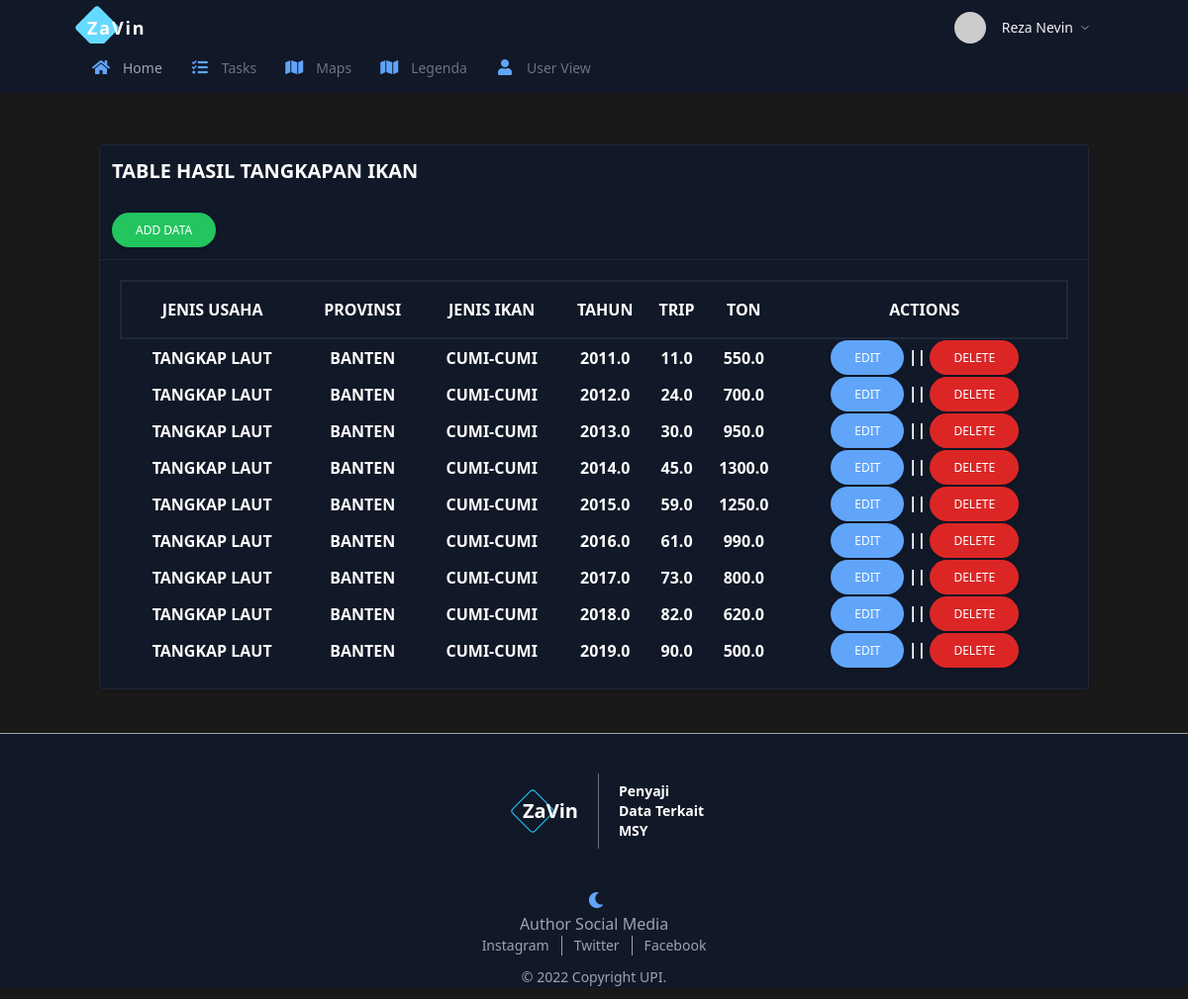
The app's page /task/ (signed in) with its own data.
### MSY/models.py (models this page shows, shortened)
class dataikan(models.Model):
    jenis_usaha    = models.CharField(max_length=50)
    provinsi       = models.CharField(max_length=50)
    jenis_ikan     = models.CharField(max_length=50)
    tahun          = models.FloatField(null=True)
    trip           = models.FloatField(null=True)#trip adalah ton
    ton            = models.FloatField(null=True)#dan ton adalah trip

### MSY/views.py (the view)
# urls.py: path("task/", task, name='task'),
@login_required(login_url=settings.LOGIN_URL)
def task (request):
    datamsy = dataikan.objects.all()
    context ={
        "title"   : "Ini halaman Homepage",
        "heading" : "Ini halaman Hompe Page",
        "datamsy" : datamsy,
    }
    return render (request,"admin/task.html", context)

### templates/admin/task.html (shortened to what this page needs)
{% extends 'admin.html' %}
{% load static %}
{% block content%}
<div class="container mt-10 w-full mx-auto pb-8">
    <div class="w-full p-3">
        <div class="bg-gray-900 border border-gray-800 rounded shadow">
            <div class="border-b border-gray-800 p-3">
                <h5 class="font-bold uppercase text-white text-xl">TABLE HASIL TANGKAPAN IKAN <br><br> <a href="{% url 'add_data'%}" class="inline-block px-6 py-2.5 bg-green-500 text-white font-medium text-xs leading-tight uppercase rounded-full shadow-md hover:bg-green-600 hover:shadow-lg focus:bg-green-600 focus:shadow-lg focus:outline-none focus:ring-0 active:bg-green-700 active:shadow-lg transition duration-150 ease-in-out">Add Data</a></h5>
            </div>
            <div class="p-5">
                <table class="font-bold uppercase text-white text-center w-full p-5 text-white ">
                    <thead class="border  border-2 border-gray-800 ">
                        <tr class="[&>*]:py-4">
                            <th data-aos="fade-right"   class=" ">Jenis Usaha</th>
                            <th data-aos="fade-up"   class=" ">Provinsi</th>
                            <th data-aos="fade-left" class=" ">Jenis Ikan</th>
                            <th data-aos="fade-down" class=" ">Tahun</th>
                            <th data-aos="fade-right"class=" ">Trip</th>
                            <th data-aos="fade-down" class=" ">Ton</th>
                            <th data-aos="fade-left" class=" ">actions</th>
                        </tr>
                    </thead>
                    <tbody class="">
                    {% for obj in datamsy %}
                        <tr class="">
                            <td data-aos="fade-up"   class=" " >{{obj.jenis_usaha}}</td>
                            <td data-aos="fade-down" class=" " >{{obj.provinsi}}</td>
                            <td data-aos="fade-right"class=" " >{{obj.jenis_ikan}}</td>
                            <td data-aos="fade-left" class=" " >{{obj.tahun}}</td>
                            <td data-aos="fade-up"   class=" " >{{obj.trip}}</td>
                            <td data-aos="fade-down" class=" " >{{obj.ton}}</td>
                            <td data-aos="fade-right"class=" ">
                                <a href="{% url 'up_data' obj.pk %}" class="inline-block px-6 py-2.5 bg-blue-400  font-medium text-xs leading-tight uppercase rounded-full shadow-md hover:bg-blue-500 hover:shadow-lg focus:bg-blue-500 focus:shadow-lg focus:outline-none focus:ring-0 active:bg-blue-600 active:shadow-lg transition duration-150 ease-in-out">Edit</a> ||
                                <a href="#" class="inline-block px-6 py-2.5 bg-red-600  font-medium text-xs leading-tight uppercase rounded-full shadow-md hover:bg-red-700 hover:shadow-lg focus:bg-red-700 focus:shadow-lg focus:outline-none focus:ring-0 active:bg-red-800 active:shadow-lg transition duration-150 ease-in-out" onclick="hapus_data('{{obj.pk}}', '{{obj.jenis_usaha}}', '{{obj.provinsi}}', '{{obj.jenis_ikan}}')">Delete</a>
                            </td>
                        </tr>
                    {% endfor %}
                        </tbody>
                </table>
            </div>
        </div>
    </div>
</div>
{% endblock %}

### MSY/templates/admin.html (shortened to what this page needs)
{% load static %}
<!DOCTYPE html>
<html lang="en">
<head>
    <link rel="stylesheet" href="https://use.fontawesome.com/releases/v5.3.1/css/all.css"
>
    <link rel="stylesheet" href="https://unpkg.com/tailwindcss@2.2.19/dist/tailwind.min.css" />
    <script src="https://cdn.tailwindcss.com"></script>
    <link rel="stylesheet" href="https://unpkg.com/aos@next/dist/aos.css" />
    <link rel="stylesheet" href="https://unpkg.com/leaflet@1.9.3/dist/leaflet.css"
 />
    <link rel="stylesheet" href="https://unpkg.com/leaflet@1.7.1/dist/leaflet.css"
 />
    <link rel="stylesheet" href="{% static 'css/stylemap.css' %}">
    <link rel="stylesheet" href="{% static 'css/button.css' %}">
</head>
<body class="bg-black-alt font-sans leading-normal tracking-normal">
    <nav id="header" class="bg-gray-900  w-full z-10 shadow">
        <div class="w-full container mx-auto flex flex-wrap items-center mt-0 pt-3 pb-3 md:pb-0">
            <div data-aos="fade-down" class="relative w-1/2 pl-2 md:pl-0">
                <a href="{% url 'user'%}"
                    class="text-lg relative z-50  font-bold tracking-widest text-white rounded-lg focus:outline-none focus:shadow-outline">ZaVin</a>
            </div>
            <div class="w-1/2 pr-0">
                <div class="flex relative inline-block float-right">
                    <div data-aos="fade-right" data-aos-once="true" class=" relative text-sm text-gray-100">
                        <button id="userButton" class="flex items-center focus:outline-none mr-3">
                            <img class="w-8 h-8 rounded-full mr-4" src="http://i.pravatar.cc/300" alt="Avatar of User">
                            <span class="hidden md:inline-block text-gray-100">Reza Nevin</span>
                        </button>
                    </div>
                </div>
            </div>
            <div class="w-full flex-grow lg:flex lg:items-center lg:w-auto hidden lg:block mt-2 lg:mt-0 bg-gray-900 z-20"
                id="nav-content">
                <ul class="list-reset lg:flex flex-1 items-center px-4 md:px-0">
                    <li data-aos="fade-right" data-aos-once="true" class="mr-6 my-2 md:my-0">
                        <a href="{% url 'adm'%}"
                            class="block py-1 md:py-3 pl-1 align-middle text-gray-400 no-underline hover:text-gray-100 border-b-2 border-gray-900 hover:border-blue-400">
                            <i class="fas fa-home fa-fw mr-3 text-blue-400"></i><span
                                class="pb-1 md:pb-0 text-sm">Home</span>
                        </a>
                    </li>
                    <li data-aos="fade-down" data-aos-once="true" class="mr-6 my-2 md:my-0">
                        <a href="{% url 'task'%}"
                            class="block py-1 md:py-3 pl-1 align-middle text-gray-500 no-underline hover:text-gray-100 border-b-2 border-gray-900  hover:border-pink-400">
                            <i class="fas fa-tasks fa-fw mr-3 text-blue-400"></i><span class="pb-1 md:pb-0 text-sm">Tasks</span>
                        </a>
                    </li>
                    <li data-aos="fade-left" data-aos-once="true" class="mr-6 my-2 md:my-0">
                        <a href="{% url 'upload_json'%}"
                            class="block py-1 md:py-3 pl-1 align-middle text-gray-500 no-underline hover:text-gray-100 border-b-2 border-gray-900  hover:border-green-400">
                            <i class="fas fa-map fa-fw mr-3 text-blue-400"></i><span
                                class="pb-1 md:pb-0 text-sm">Maps</span>
                        </a>
                    </li>
                    <li data-aos="fade-left" data-aos-once="true" class="mr-6 my-2 md:my-0">
                        <a href="{% url 'upload_legenda'%}"
                            class="block py-1 md:py-3 pl-1 align-middle text-gray-500 no-underline hover:text-gray-100 border-b-2 border-gray-900  hover:border-green-400">
                            <i class="fas fa-map fa-fw mr-3 text-blue-400"></i><span
                                class="pb-1 md:pb-0 text-sm">Legenda</span>
                        </a>
                    </li>
                    <li data-aos="fade-right" data-aos-once="true" class="mr-6 my-2 md:my-0">
                        <a href="{% url 'user' %}"
                            class="block py-1 md:py-3 pl-1 align-middle text-gray-500 no-underline hover:text-gray-100 border-b-2 border-gray-900  hover:border-red-400">
                            <i class="fa fa-user fa-fw mr-3 text-blue-400"></i><span class="pb-1 md:pb-0 text-sm">User View</span>
                        </a>
                    </li>
                </ul>
            </div>
        </div>
    </nav>
    {% block content%}
    {% endblock %}
    <footer class=" bg-gray-900 border-t border-gray-400 shadow">
        <div class="max-w-lg mx-auto">
            <div class="flex py-10 justify-center text-white items-center px-20 sm:px-36">
                <div class="ml-10 relative">
                    <h1 class="font-bold text-xl pr-5 relative z-50">ZaVin</h1>
                </div>
                <span class="border-l border-gray-500 text-sm pl-5 py-2 font-semibold">Penyaji Data Terkait MSY</span>
            </div>
            <center>
                <i class="ml-4 fas fa-moon text-blue-400 pr-3"></i>
                <p class="text-gray-400">Author Social Media</p>
            </center>
            <div class="flex items-center text-gray-400 text-sm justify-center">
                <a href="https://www.instagram.com/reza_fahrizal_barkah/" class="pr-3">Instagram</a>
                <a href="https://www.twitter.com/nevin_adr" class="border-l border-gray-400 px-3">Twitter</a>
                <a href="https://www.facebook.com/nevin.adel.1/" class="border-l border-gray-400 pl-3">Facebook</a>
            </div>
            <div class="text-center text-white">
                <p class="my-3 text-gray-400 text-sm">&copy; 2022 Copyright UPI. </p>
            </div>
        </div>
    </footer>
</body>
</html>

### MSY/templates/admin.html (style rules this page uses)
.bg-black-alt { background: #191919; }

### records on screen
dataikan: jenis_usaha "TANGKAP LAUT", provinsi "BANTEN", jenis_ikan "CUMI-CUMI", tahun "2011.0", trip "11.0", ton "550.0"
dataikan: jenis_usaha "TANGKAP LAUT", provinsi "BANTEN", jenis_ikan "CUMI-CUMI", tahun "2012.0", trip "24.0", ton "700.0"
dataikan: jenis_usaha "TANGKAP LAUT", provinsi "BANTEN", jenis_ikan "CUMI-CUMI", tahun "2013.0", trip "30.0", ton "950.0"
dataikan: jenis_usaha "TANGKAP LAUT", provinsi "BANTEN", jenis_ikan "CUMI-CUMI", tahun "2014.0", trip "45.0", ton "1300.0"
dataikan: jenis_usaha "TANGKAP LAUT", provinsi "BANTEN", jenis_ikan "CUMI-CUMI", tahun "2015.0", trip "59.0", ton "1250.0"
dataikan: jenis_usaha "TANGKAP LAUT", provinsi "BANTEN", jenis_ikan "CUMI-CUMI", tahun "2016.0", trip "61.0", ton "990.0"
dataikan: jenis_usaha "TANGKAP LAUT", provinsi "BANTEN", jenis_ikan "CUMI-CUMI", tahun "2017.0", trip "73.0", ton "800.0"
dataikan: jenis_usaha "TANGKAP LAUT", provinsi "BANTEN", jenis_ikan "CUMI-CUMI", tahun "2018.0", trip "82.0", ton "620.0"
dataikan: jenis_usaha "TANGKAP LAUT", provinsi "BANTEN", jenis_ikan "CUMI-CUMI", tahun "2019.0", trip "90.0", ton "500.0"
